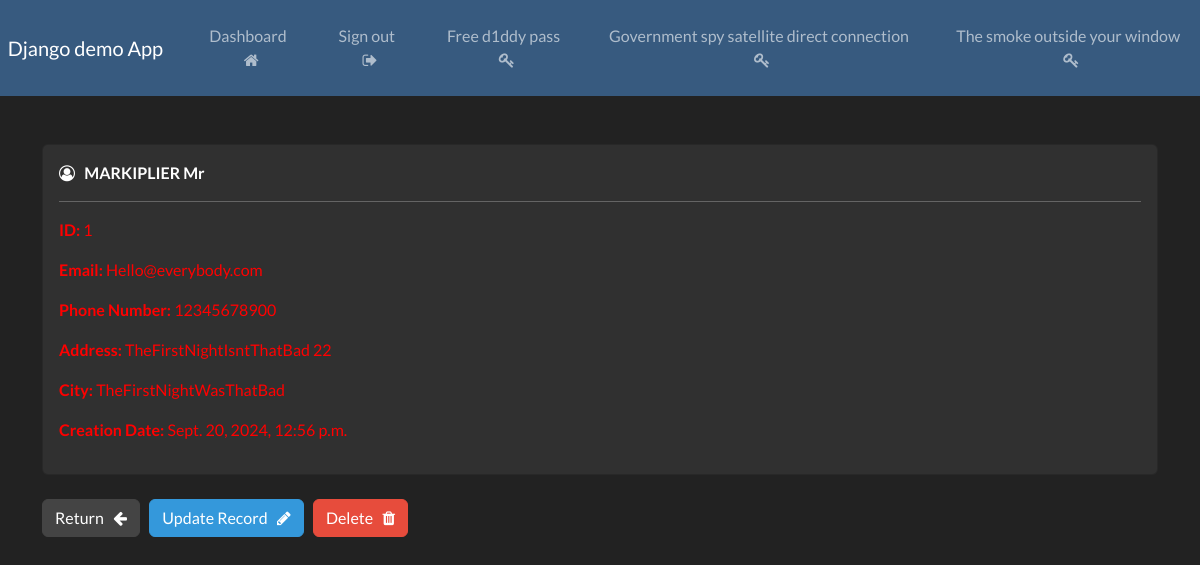
The page /record/1 (signed in) on the database its author committed.
### website/models.py (models this page shows, shortened)
class Record(models.Model):
    creation_data = models.DateTimeField(auto_now_add= True)
    first_name = models.CharField(max_length = 100)
    last_name = models.CharField(max_length = 100)
    email = models.CharField(max_length = 255)
    phone = models.CharField(max_length=20)
    address = models.CharField(max_length = 255)
    city = models.CharField(max_length = 255)

### website/views.py (the view)
# urls.py: path('record/<int:pk>', views.singular_record,name="record"),
@login_required(login_url='my-login')
def singular_record(request,pk):
    one_record = Record.objects.get(id=pk)
    context = {'record':one_record}
    return render(request, 'website/view-record.html',context=context)

### website/templates/website/view-record.html (shortened to what this page needs)
{% extends 'website/base.html' %}
{% block content %}
<br>
    <div class="card">
        <div class="card-body">
            <i class="fa fa-user-circle-o" aria-hidden="true"></i>
            <strong>
                {{record.last_name|upper}}
                {{record.first_name}}
            </strong>
            <hr>
            <p> <strong> ID: </strong> {{record.id}}</p>
            <p> <strong> Email: </strong> {{record.email}}</p>
            <p> <strong> Phone Number: </strong> {{record.phone}}</p>
            <p> <strong> Address: </strong> {{record.address}}</p>
            <p> <strong> City: </strong> {{record.city}}</p>
            <p> <strong> Creation Date: </strong> {{record.creation_data}}</p>
        </div>
    </div>
    <br>
    <a href="{% url 'dashboard' %}" class="btn btn-secondary"> Return &nbsp; <i class="fa fa-arrow-left" aria-hidden="true"></i> </a>
    <a href="{% url 'update-record' record.id %}" class="btn btn-info"> Update Record &nbsp; <i class="fa fa-pencil" aria-hidden="true"></i> </a>
    <a href="{% url 'delete-record' record.id %}" class="btn btn-danger"> Delete &nbsp; <i class="fa fa-trash" aria-hidden="true"></i></a>
{% endblock %}

### static/css/styles.css (style rules this page uses)
p { color:red; }

### rows shown on the page
Record: last_name "MARKIPLIER", first_name "Mr", id "1", email "Hello@everybody.com", phone "12345678900", address "TheFirstNightIsntThatBad 22", city "TheFirstNightWasThatBad", creation_data "Sept. 20, 2024, 12:56 p.m."
